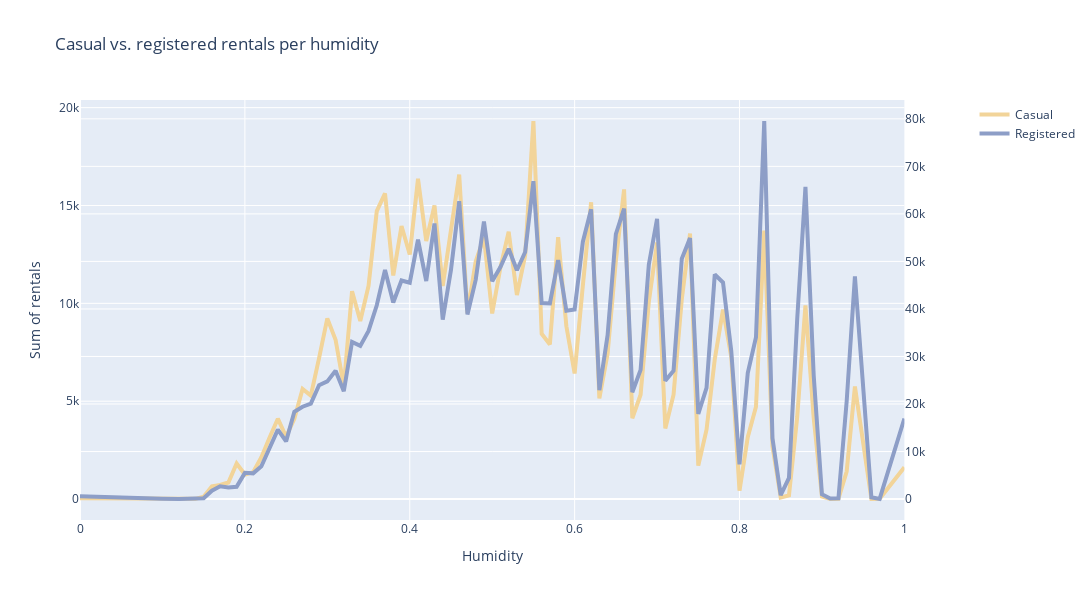

The notebook cell saved with this chart:
### Markdown cell above
#### Casual vs. registered users per humidity value.

### Code cell
df_casual_reg_humid = hour_df.groupby(['humidity']).agg({'casual': 'sum', 'registered': 'sum'}).reset_index()
df_casual_reg_humid.rename(columns={'casual': 'casual_sum', 'registered': 'registered_sum'}, inplace=True)

fig = make_subplots(specs=[[{"secondary_y": True}]])
fig.add_trace(go.Scatter(x=df_casual_reg_humid.humidity, y=df_casual_reg_humid.casual_sum, name='Casual', line=dict(color='#F2D499', width=4)))
fig.add_trace(go.Scatter(x=df_casual_reg_humid.humidity, y=df_casual_reg_humid.registered_sum, name='Registered', line=dict(color='#8D9EC7', width=4)), secondary_y=True)
fig.update_layout(title='Casual vs. registered rentals per humidity', xaxis_title='Humidity', yaxis_title='Sum of rentals')
fig.update_layout(height=600, width=1250)
fig.show()
